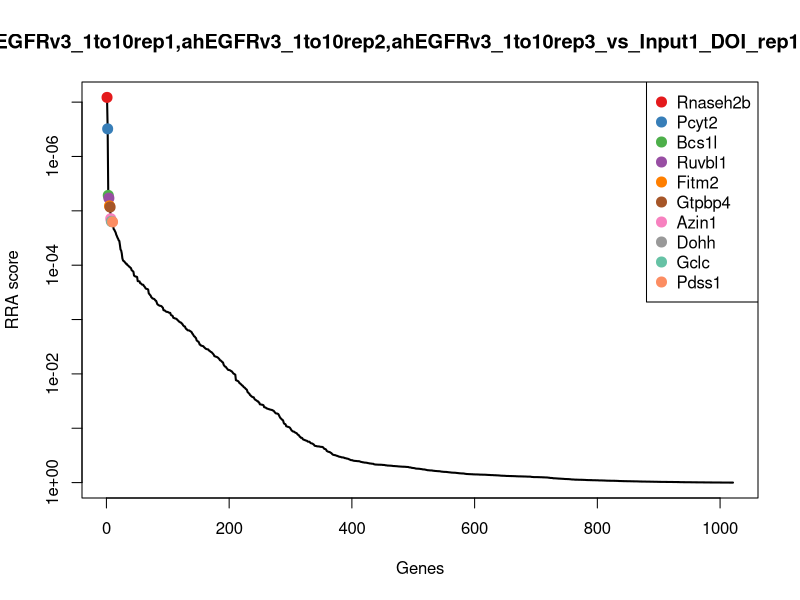
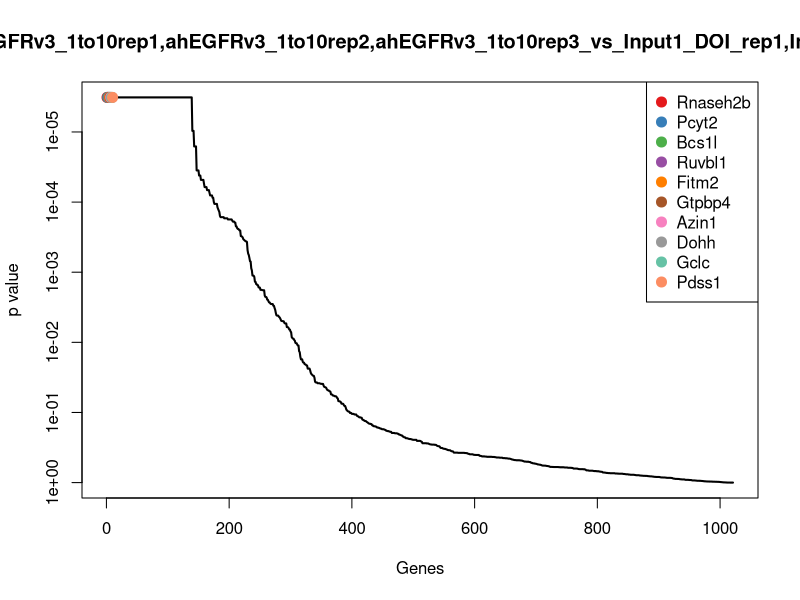
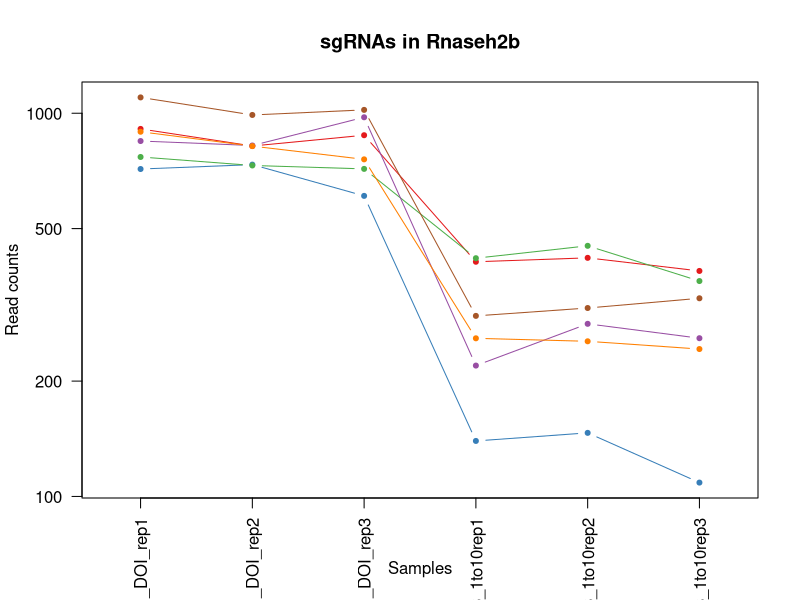
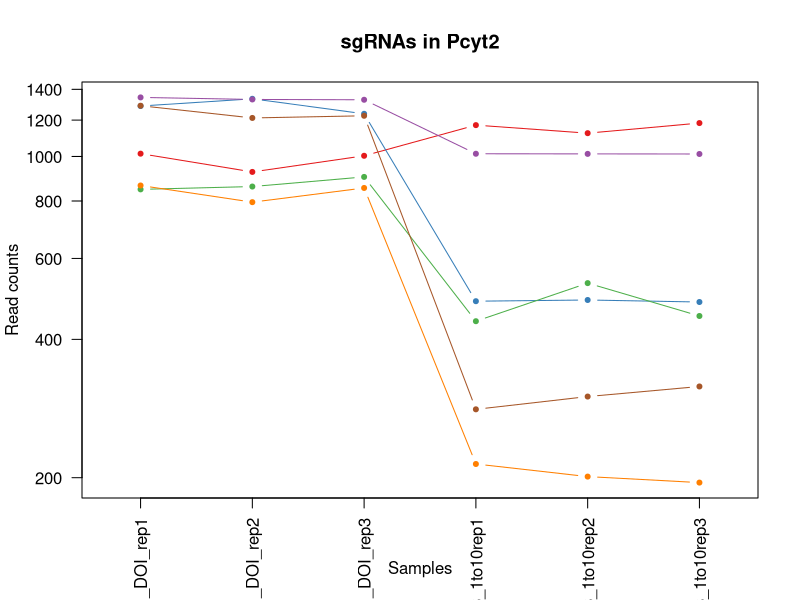
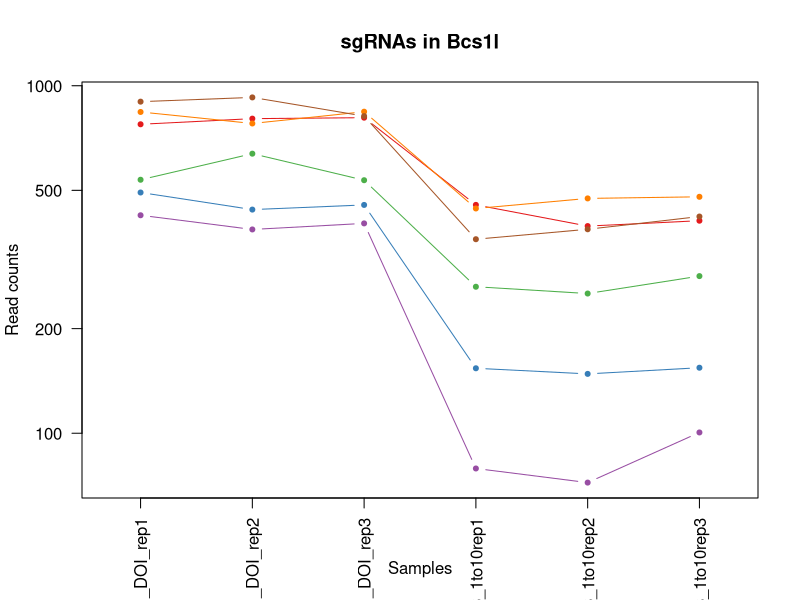
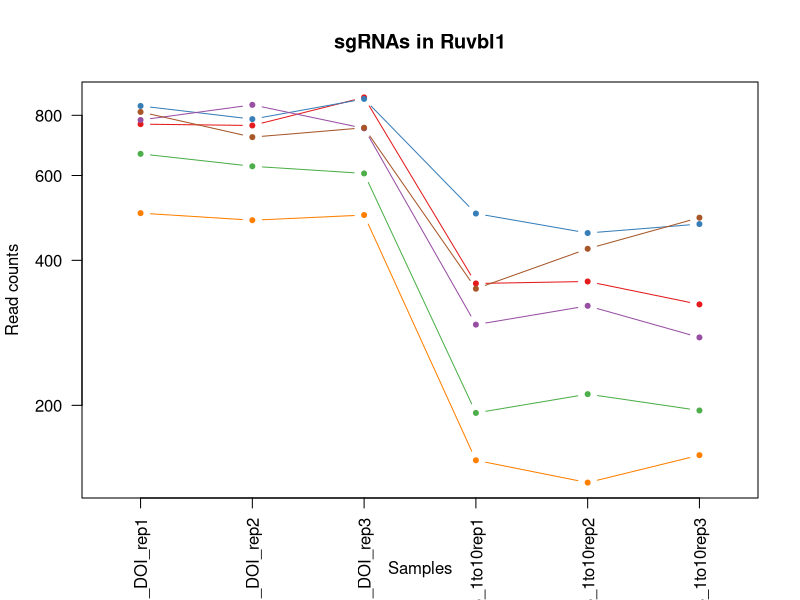
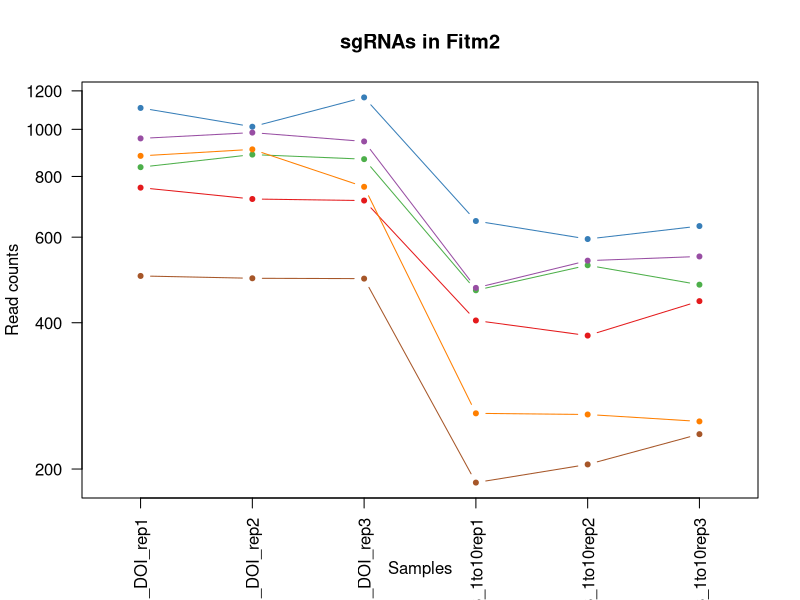
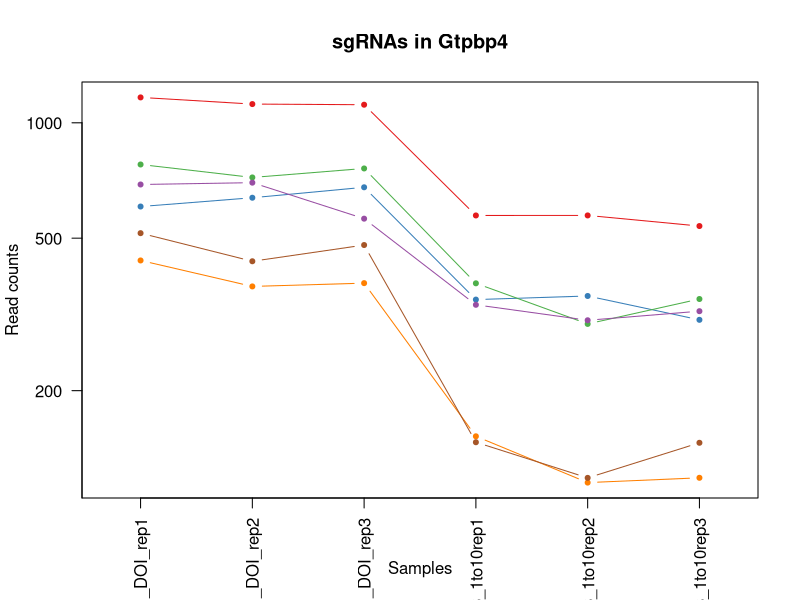

Source code (R) for these figures, in order: (Note: this script raises an error after producing the figures.)
pdf(file='egfr_1to10_v_Input1_DOI.pdf',width=4.5,height=4.5);
gstable=read.table('egfr_1to10_v_Input1_DOI.gene_summary.txt',header=T)
# 
#
# parameters
# Do not modify the variables beginning with "__"

# gstablename='__GENE_SUMMARY_FILE__'
startindex=3
# outputfile='__OUTPUT_FILE__'
targetgenelist=c("Rnaseh2b","Pcyt2","Bcs1l","Ruvbl1","Fitm2","Gtpbp4","Azin1","Dohh","Gclc","Pdss1")
# samplelabel=sub('.\\w+.\\w+$','',colnames(gstable)[startindex]);
samplelabel='ahEGFRv3_1to10rep1,ahEGFRv3_1to10rep2,ahEGFRv3_1to10rep3_vs_Input1_DOI_rep1,Input1_DOI_rep2,Input1_DOI_rep3 neg.'


# You need to write some codes in front of this code:
# gstable=read.table(gstablename,header=T)
# pdf(file=outputfile,width=6,height=6)


# set up color using RColorBrewer
#library(RColorBrewer)
#colors <- brewer.pal(length(targetgenelist), "Set1")

colors=c( "#E41A1C", "#377EB8", "#4DAF4A", "#984EA3", "#FF7F00",  "#A65628", "#F781BF",
          "#999999", "#66C2A5", "#FC8D62", "#8DA0CB", "#E78AC3", "#A6D854", "#FFD92F", "#E5C494", "#B3B3B3", 
          "#8DD3C7", "#FFFFB3", "#BEBADA", "#FB8072", "#80B1D3", "#FDB462", "#B3DE69", "#FCCDE5",
          "#D9D9D9", "#BC80BD", "#CCEBC5", "#FFED6F")

######
# function definition

plotrankedvalues<-function(val, tglist, ...){
  
  plot(val,log='y',ylim=c(max(val),min(val)),type='l',lwd=2, ...)
  if(length(tglist)>0){
    for(i in 1:length(tglist)){
      targetgene=tglist[i];
      tx=which(names(val)==targetgene);ty=val[targetgene];
      points(tx,ty,col=colors[(i %% length(colors)) ],cex=2,pch=20)
      # text(tx+50,ty,targetgene,col=colors[i])
    }
    legend('topright',tglist,pch=20,pt.cex = 2,cex=1,col=colors)
  }
}



plotrandvalues<-function(val,targetgenelist, ...){
  # choose the one with the best distance distribution
  
  mindiffvalue=0;
  randval=val;
  for(i in 1:20){
    randval0=sample(val)
    vindex=sort(which(names(randval0) %in% targetgenelist))
    if(max(vindex)>0.9*length(val)){
      # print('pass...')
      next;
    }
    mindiffind=min(diff(vindex));
    if (mindiffind > mindiffvalue){
      mindiffvalue=mindiffind;
      randval=randval0;
      # print(paste('Diff: ',mindiffvalue))
    }
  }
  plot(randval,log='y',ylim=c(max(randval),min(randval)),pch=20,col='grey', ...)
  
  if(length(targetgenelist)>0){
    for(i in 1:length(targetgenelist)){
      targetgene=targetgenelist[i];
      tx=which(names(randval)==targetgene);ty=randval[targetgene];
      points(tx,ty,col=colors[(i %% length(colors)) ],cex=2,pch=20)
      text(tx+50,ty,targetgene,col=colors[i])
    }
  }
  
}




# set.seed(1235)



pvec=gstable[,startindex]
names(pvec)=gstable[,'id']
pvec=sort(pvec);

plotrankedvalues(pvec,targetgenelist,xlab='Genes',ylab='RRA score',main=paste('Distribution of RRA scores in \\n',samplelabel))

# plotrandvalues(pvec,targetgenelist,xlab='Genes',ylab='RRA score',main=paste('Distribution of RRA scores in \\n',samplelabel))


pvec=gstable[,startindex+1]
names(pvec)=gstable[,'id']
pvec=sort(pvec);

plotrankedvalues(pvec,targetgenelist,xlab='Genes',ylab='p value',main=paste('Distribution of p values in \\n',samplelabel))

# plotrandvalues(pvec,targetgenelist,xlab='Genes',ylab='p value',main=paste('Distribution of p values in \\n',samplelabel))



# you need to write after this code:
# dev.off()






# parameters
# Do not modify the variables beginning with "__"
targetmat=list(c(909.0441040755952,820.3006946270589,875.2371874587499,408.64726904012514,418.3936698378102,386.67003274343614),c(714.2033087537002,733.3364856477992,607.5983128860199,138.5847260223033,145.52823298706443,107.68026228298221),c(767.8643802521893,729.635881010384,714.7594401804266,417.53090532360613,449.81453832365366,363.8287649864399),c(845.1618761012035,822.7677643853358,975.0078921811285,218.53745257363215,281.13408645228355,257.78002182895744),c(893.7123693617411,819.6839271874896,756.9904263063011,257.62545222094843,253.02067780705516,241.4648305739601),c(1098.7743211595389,988.6782056294552,1019.3504276132967,294.9367246115686,309.2474950975119,327.9353442254458))
targetgene="Rnaseh2b"
collabel=c("Input1_DOI_rep1","Input1_DOI_rep2","Input1_DOI_rep3","ahEGFRv3_1to10rep1","ahEGFRv3_1to10rep2","ahEGFRv3_1to10rep3")

# set up color using RColorBrewer
#library(RColorBrewer)
#colors <- brewer.pal(length(targetgenelist), "Set1")

colors=c( "#E41A1C", "#377EB8", "#4DAF4A", "#984EA3", "#FF7F00",  "#A65628", "#F781BF",
          "#999999", "#66C2A5", "#FC8D62", "#8DA0CB", "#E78AC3", "#A6D854", "#FFD92F", "#E5C494", "#B3B3B3", 
          "#8DD3C7", "#FFFFB3", "#BEBADA", "#FB8072", "#80B1D3", "#FDB462", "#B3DE69", "#FCCDE5",
          "#D9D9D9", "#BC80BD", "#CCEBC5", "#FFED6F")


## code

targetmatvec=unlist(targetmat)+1
yrange=range(targetmatvec[targetmatvec>0]);
# yrange[1]=1; # set the minimum value to 1
for(i in 1:length(targetmat)){
  vali=targetmat[[i]]+1;
  if(i==1){
    plot(1:length(vali),vali,type='b',las=1,pch=20,main=paste('sgRNAs in',targetgene),ylab='Read counts',xlab='Samples',xlim=c(0.7,length(vali)+0.3),ylim = yrange,col=colors[(i %% length(colors))],xaxt='n',log='y')
    axis(1,at=1:length(vali),labels=(collabel),las=2)
    # lines(0:100,rep(1,101),col='black');
  }else{
    lines(1:length(vali),vali,type='b',pch=20,col=colors[(i %% length(colors))])
  }
}




# parameters
# Do not modify the variables beginning with "__"
targetmat=list(c(1013.1721356738539,924.5343919142566,1002.4580331629469,1169.086534906097,1122.8826158888266,1181.2198468618049),c(1286.5880714042507,1334.0679717882167,1237.367893488124,483.2698138213654,486.19659657041973,481.2981420224205),c(847.0783429404352,859.1570433199196,901.6315537874214,437.0749051472643,529.1935744984161,448.6677595124259),c(1343.4432543014593,1329.7505997112323,1327.6366263321809,1012.7345363168318,1012.0827112282207,1011.5418578098329),c(863.6877222137771,794.3964621651518,853.0659197426656,213.20727080354354,200.10132035721358,194.15077593446793),c(1288.5045382434826,1211.9480187535119,1225.2264849769351,280.722906557999,299.3251155756666,314.883191221448))
targetgene="Pcyt2"
collabel=c("Input1_DOI_rep1","Input1_DOI_rep2","Input1_DOI_rep3","ahEGFRv3_1to10rep1","ahEGFRv3_1to10rep2","ahEGFRv3_1to10rep3")

# set up color using RColorBrewer
#library(RColorBrewer)
#colors <- brewer.pal(length(targetgenelist), "Set1")

colors=c( "#E41A1C", "#377EB8", "#4DAF4A", "#984EA3", "#FF7F00",  "#A65628", "#F781BF",
          "#999999", "#66C2A5", "#FC8D62", "#8DA0CB", "#E78AC3", "#A6D854", "#FFD92F", "#E5C494", "#B3B3B3", 
          "#8DD3C7", "#FFFFB3", "#BEBADA", "#FB8072", "#80B1D3", "#FDB462", "#B3DE69", "#FCCDE5",
          "#D9D9D9", "#BC80BD", "#CCEBC5", "#FFED6F")


## code

targetmatvec=unlist(targetmat)+1
yrange=range(targetmatvec[targetmatvec>0]);
# yrange[1]=1; # set the minimum value to 1
for(i in 1:length(targetmat)){
  vali=targetmat[[i]]+1;
  if(i==1){
    plot(1:length(vali),vali,type='b',las=1,pch=20,main=paste('sgRNAs in',targetgene),ylab='Read counts',xlab='Samples',xlim=c(0.7,length(vali)+0.3),ylim = yrange,col=colors[(i %% length(colors))],xaxt='n',log='y')
    axis(1,at=1:length(vali),labels=(collabel),las=2)
    # lines(0:100,rep(1,101),col='black');
  }else{
    lines(1:length(vali),vali,type='b',pch=20,col=colors[(i %% length(colors))])
  }
}




# parameters
# Do not modify the variables beginning with "__"
targetmat=list(c(773.6137807698846,803.0312063191208,808.195496983924,453.06545045753006,393.58772103319694,407.87978137493263),c(491.8931554028168,439.13841697328263,452.9273262000044,152.79854407587288,147.18196290737197,153.36279779697466),c(535.3330704254032,636.5039976354321,533.6940871657395,262.955633991037,251.36694788674762,282.2528087114534),c(422.90034919047366,384.8628822911915,400.6664808692347,78.17599929463263,71.11038657322466,99.52266665548356),c(839.4124755835081,777.7437412967829,840.9245112314768,442.4050869173529,472.96675720795935,478.03510377142106),c(898.8229475996925,924.5343919142566,816.6416942090989,360.67563310932786,385.3190714316592,419.30041525343074))
targetgene="Bcs1l"
collabel=c("Input1_DOI_rep1","Input1_DOI_rep2","Input1_DOI_rep3","ahEGFRv3_1to10rep1","ahEGFRv3_1to10rep2","ahEGFRv3_1to10rep3")

# set up color using RColorBrewer
#library(RColorBrewer)
#colors <- brewer.pal(length(targetgenelist), "Set1")

colors=c( "#E41A1C", "#377EB8", "#4DAF4A", "#984EA3", "#FF7F00",  "#A65628", "#F781BF",
          "#999999", "#66C2A5", "#FC8D62", "#8DA0CB", "#E78AC3", "#A6D854", "#FFD92F", "#E5C494", "#B3B3B3", 
          "#8DD3C7", "#FFFFB3", "#BEBADA", "#FB8072", "#80B1D3", "#FDB462", "#B3DE69", "#FCCDE5",
          "#D9D9D9", "#BC80BD", "#CCEBC5", "#FFED6F")


## code

targetmatvec=unlist(targetmat)+1
yrange=range(targetmatvec[targetmatvec>0]);
# yrange[1]=1; # set the minimum value to 1
for(i in 1:length(targetmat)){
  vali=targetmat[[i]]+1;
  if(i==1){
    plot(1:length(vali),vali,type='b',las=1,pch=20,main=paste('sgRNAs in',targetgene),ylab='Read counts',xlab='Samples',xlim=c(0.7,length(vali)+0.3),ylim = yrange,col=colors[(i %% length(colors))],xaxt='n',log='y')
    axis(1,at=1:length(vali),labels=(collabel),las=2)
    # lines(0:100,rep(1,101),col='black');
  }else{
    lines(1:length(vali),vali,type='b',pch=20,col=colors[(i %% length(colors))])
  }
}




# parameters
# Do not modify the variables beginning with "__"
targetmat=list(c(765.9479134129576,761.091020428414,870.4862015195889,357.12217859593545,360.51312262704596,323.04078684894665),c(835.5795419050446,784.5281831320443,864.1515536007078,499.26035913163116,454.7757280845763,474.77206552042156),c(664.3751709336747,626.0189511627555,604.9588762531528,191.8865437231892,210.02369987905888,194.15077593446793),c(781.2796481268116,840.0372526932738,750.6557783874199,293.15999735487236,320.82360453966476,275.72673220945444),c(500.19784503948773,483.5456726222663,495.6861996524524,152.79854407587288,137.25958338552667,156.62583604797413),c(811.9431175545196,719.7676019772765,752.7673276937137,348.23854231245446,421.7011296784253,489.4557376499192))
targetgene="Ruvbl1"
collabel=c("Input1_DOI_rep1","Input1_DOI_rep2","Input1_DOI_rep3","ahEGFRv3_1to10rep1","ahEGFRv3_1to10rep2","ahEGFRv3_1to10rep3")

# set up color using RColorBrewer
#library(RColorBrewer)
#colors <- brewer.pal(length(targetgenelist), "Set1")

colors=c( "#E41A1C", "#377EB8", "#4DAF4A", "#984EA3", "#FF7F00",  "#A65628", "#F781BF",
          "#999999", "#66C2A5", "#FC8D62", "#8DA0CB", "#E78AC3", "#A6D854", "#FFD92F", "#E5C494", "#B3B3B3", 
          "#8DD3C7", "#FFFFB3", "#BEBADA", "#FB8072", "#80B1D3", "#FDB462", "#B3DE69", "#FCCDE5",
          "#D9D9D9", "#BC80BD", "#CCEBC5", "#FFED6F")


## code

targetmatvec=unlist(targetmat)+1
yrange=range(targetmatvec[targetmatvec>0]);
# yrange[1]=1; # set the minimum value to 1
for(i in 1:length(targetmat)){
  vali=targetmat[[i]]+1;
  if(i==1){
    plot(1:length(vali),vali,type='b',las=1,pch=20,main=paste('sgRNAs in',targetgene),ylab='Read counts',xlab='Samples',xlim=c(0.7,length(vali)+0.3),ylim = yrange,col=colors[(i %% length(colors))],xaxt='n',log='y')
    axis(1,at=1:length(vali),labels=(collabel),las=2)
    # lines(0:100,rep(1,101),col='black');
  }else{
    lines(1:length(vali),vali,type='b',pch=20,col=colors[(i %% length(colors))])
  }
}




# parameters
# Do not modify the variables beginning with "__"
targetmat=list(c(757.6432237762866,717.9172996585688,712.6478908741328,403.31708727003655,375.3966919098139,442.14168301042696),c(1105.8013662367218,1011.4986008935163,1162.4078931146967,646.7287214374154,593.6890413904105,631.3979015683957),c(834.9407196253007,886.2948106609651,867.3188775601484,465.5025412544034,524.2323847374934,478.03510377142106),c(956.955775056389,983.7440661129015,943.3346525867225,470.832723024492,535.8084941796462,546.5589070424097),c(880.9359237668629,908.498438485457,760.6856375923152,259.40217947764467,257.9818675679778,249.62242620145878),c(498.281378200256,492.7971842158045,491.9909883664384,186.5563619531006,203.40878019782866,234.9387540719612))
targetgene="Fitm2"
collabel=c("Input1_DOI_rep1","Input1_DOI_rep2","Input1_DOI_rep3","ahEGFRv3_1to10rep1","ahEGFRv3_1to10rep2","ahEGFRv3_1to10rep3")

# set up color using RColorBrewer
#library(RColorBrewer)
#colors <- brewer.pal(length(targetgenelist), "Set1")

colors=c( "#E41A1C", "#377EB8", "#4DAF4A", "#984EA3", "#FF7F00",  "#A65628", "#F781BF",
          "#999999", "#66C2A5", "#FC8D62", "#8DA0CB", "#E78AC3", "#A6D854", "#FFD92F", "#E5C494", "#B3B3B3", 
          "#8DD3C7", "#FFFFB3", "#BEBADA", "#FB8072", "#80B1D3", "#FDB462", "#B3DE69", "#FCCDE5",
          "#D9D9D9", "#BC80BD", "#CCEBC5", "#FFED6F")


## code

targetmatvec=unlist(targetmat)+1
yrange=range(targetmatvec[targetmatvec>0]);
# yrange[1]=1; # set the minimum value to 1
for(i in 1:length(targetmat)){
  vali=targetmat[[i]]+1;
  if(i==1){
    plot(1:length(vali),vali,type='b',las=1,pch=20,main=paste('sgRNAs in',targetgene),ylab='Read counts',xlab='Samples',xlim=c(0.7,length(vali)+0.3),ylim = yrange,col=colors[(i %% length(colors))],xaxt='n',log='y')
    axis(1,at=1:length(vali),labels=(collabel),las=2)
    # lines(0:100,rep(1,101),col='black');
  }else{
    lines(1:length(vali),vali,type='b',pch=20,col=colors[(i %% length(colors))])
  }
}




# parameters
# Do not modify the variables beginning with "__"
targetmat=list(c(1163.9341936934184,1118.1993679389907,1113.842259069941,572.1061766561752,572.1905524264124,536.7697922894114),c(603.6870543580025,636.5039976354321,677.8073273202864,344.68508779906205,352.24447302550817,305.0940764684496),c(777.4467144483481,719.1508345377073,759.1019756125949,380.219632932986,297.671385655359,345.88205460594287),c(689.2892398436875,696.9472067132155,561.1442281475579,334.0247242588849,304.28630533658924,321.40926772344693),c(436.3156170650959,373.1443009393764,380.60676245944427,151.02181681917668,114.10736450122096,117.4693770359806),c(514.2519351938539,434.2042774567289,478.7938052021026,145.6916350490881,117.41482434183607,145.20520216947602))
targetgene="Gtpbp4"
collabel=c("Input1_DOI_rep1","Input1_DOI_rep2","Input1_DOI_rep3","ahEGFRv3_1to10rep1","ahEGFRv3_1to10rep2","ahEGFRv3_1to10rep3")

# set up color using RColorBrewer
#library(RColorBrewer)
#colors <- brewer.pal(length(targetgenelist), "Set1")

colors=c( "#E41A1C", "#377EB8", "#4DAF4A", "#984EA3", "#FF7F00",  "#A65628", "#F781BF",
          "#999999", "#66C2A5", "#FC8D62", "#8DA0CB", "#E78AC3", "#A6D854", "#FFD92F", "#E5C494", "#B3B3B3", 
          "#8DD3C7", "#FFFFB3", "#BEBADA", "#FB8072", "#80B1D3", "#FDB462", "#B3DE69", "#FCCDE5",
          "#D9D9D9", "#BC80BD", "#CCEBC5", "#FFED6F")


## code

targetmatvec=unlist(targetmat)+1
yrange=range(targetmatvec[targetmatvec>0]);
# yrange[1]=1; # set the minimum value to 1
for(i in 1:length(targetmat)){
  vali=targetmat[[i]]+1;
  if(i==1){
    plot(1:length(vali),vali,type='b',las=1,pch=20,main=paste('sgRNAs in',targetgene),ylab='Read counts',xlab='Samples',xlim=c(0.7,length(vali)+0.3),ylim = yrange,col=colors[(i %% length(colors))],xaxt='n',log='y')
    axis(1,at=1:length(vali),labels=(collabel),las=2)
    # lines(0:100,rep(1,101),col='black');
  }else{
    lines(1:length(vali),vali,type='b',pch=20,col=colors[(i %% length(colors))])
  }
}




# parameters
# Do not modify the variables beginning with "__"
targetmat=list(c(672.0410382906017,675.3603463282928,689.9487358314752,369.5592693928088,386.9728013519667,386.67003274343614),c(663.0975263741868,692.0130671966617,742.7374684888184,330.4712697454925,266.2505171695156,280.62128958595366),c(382.0157232868629,362.65925446669974,408.5847907678362,136.80799876560712,76.07157633414731,109.31178140848195),c(624.1293673098078,767.2586948241062,704.7295809755313,117.26399894194896,195.14013059629093,210.46596718946523),c(716.119775592932,668.5759044930314,662.4985948496568,314.48072443522676,272.86543685074577,316.5147103469477),c(596.0211870010754,696.3304392736462,619.7397213972089,259.40217947764467,229.86845892274948,241.4648305739601))
targetgene="Azin1"
collabel=c("Input1_DOI_rep1","Input1_DOI_rep2","Input1_DOI_rep3","ahEGFRv3_1to10rep1","ahEGFRv3_1to10rep2","ahEGFRv3_1to10rep3")

# set up color using RColorBrewer
#library(RColorBrewer)
#colors <- brewer.pal(length(targetgenelist), "Set1")

colors=c( "#E41A1C", "#377EB8", "#4DAF4A", "#984EA3", "#FF7F00",  "#A65628", "#F781BF",
          "#999999", "#66C2A5", "#FC8D62", "#8DA0CB", "#E78AC3", "#A6D854", "#FFD92F", "#E5C494", "#B3B3B3", 
          "#8DD3C7", "#FFFFB3", "#BEBADA", "#FB8072", "#80B1D3", "#FDB462", "#B3DE69", "#FCCDE5",
          "#D9D9D9", "#BC80BD", "#CCEBC5", "#FFED6F")


## code

targetmatvec=unlist(targetmat)+1
yrange=range(targetmatvec[targetmatvec>0]);
# yrange[1]=1; # set the minimum value to 1
for(i in 1:length(targetmat)){
  vali=targetmat[[i]]+1;
  if(i==1){
    plot(1:length(vali),vali,type='b',las=1,pch=20,main=paste('sgRNAs in',targetgene),ylab='Read counts',xlab='Samples',xlim=c(0.7,length(vali)+0.3),ylim = yrange,col=colors[(i %% length(colors))],xaxt='n',log='y')
    axis(1,at=1:length(vali),labels=(collabel),las=2)
    # lines(0:100,rep(1,101),col='black');
  }else{
    lines(1:length(vali),vali,type='b',pch=20,col=colors[(i %% length(colors))])
  }
}




# parameters
# Do not modify the variables beginning with "__"
targetmat=list(c(495.7260890812803,490.9468818970969,489.3515517335712,60.408726727670675,84.34022593568505,115.83785791048086),c(677.151616528553,536.587672425219,580.6760592307749,303.82036089504953,284.44154629289864,324.6723059744464),c(760.1985128952623,693.2466020758002,770.7154967972103,111.93381717186037,142.22077314644932,102.78570490648302),c(516.8072243128296,576.6775559972181,589.6501437825233,184.7796346964044,216.63861956028907,226.78115844446253),c(696.9551072006144,650.072881305955,744.8490177951122,332.2479970021887,294.36392581474394,293.6734425899515),c(915.4323268730344,879.5103688257037,897.408455174834,497.48363187493493,577.151742187335,557.9795409209079))
targetgene="Dohh"
collabel=c("Input1_DOI_rep1","Input1_DOI_rep2","Input1_DOI_rep3","ahEGFRv3_1to10rep1","ahEGFRv3_1to10rep2","ahEGFRv3_1to10rep3")

# set up color using RColorBrewer
#library(RColorBrewer)
#colors <- brewer.pal(length(targetgenelist), "Set1")

colors=c( "#E41A1C", "#377EB8", "#4DAF4A", "#984EA3", "#FF7F00",  "#A65628", "#F781BF",
          "#999999", "#66C2A5", "#FC8D62", "#8DA0CB", "#E78AC3", "#A6D854", "#FFD92F", "#E5C494", "#B3B3B3", 
          "#8DD3C7", "#FFFFB3", "#BEBADA", "#FB8072", "#80B1D3", "#FDB462", "#B3DE69", "#FCCDE5",
          "#D9D9D9", "#BC80BD", "#CCEBC5", "#FFED6F")


## code

targetmatvec=unlist(targetmat)+1
yrange=range(targetmatvec[targetmatvec>0]);
# yrange[1]=1; # set the minimum value to 1
for(i in 1:length(targetmat)){
  vali=targetmat[[i]]+1;
  if(i==1){
    plot(1:length(vali),vali,type='b',las=1,pch=20,main=paste('sgRNAs in',targetgene),ylab='Read counts',xlab='Samples',xlim=c(0.7,length(vali)+0.3),ylim = yrange,col=colors[(i %% length(colors))],xaxt='n',log='y')
    axis(1,at=1:length(vali),labels=(collabel),las=2)
    # lines(0:100,rep(1,101),col='black');
  }else{
    lines(1:length(vali),vali,type='b',pch=20,col=colors[(i %% length(colors))])
  }
}




# parameters
# Do not modify the variables beginning with "__"
targetmat=list(c(785.7514040850191,807.3485783961053,753.8231023468605,326.9178152321001,249.71321796644008,247.99090707595906),c(634.9893460654544,668.5759044930314,661.44282019651,337.5781787722773,456.4294580048838,354.03965023344153),c(677.7904388082969,832.6360434184433,843.563947864344,309.1505426651381,287.7490061335137,290.41040433895205),c(643.9328579818692,788.8455552090288,699.450707709797,218.53745257363215,266.2505171695156,221.88660106796334),c(877.1029900883993,758.6239506701371,805.5560603510569,341.1316332856697,325.7847943005874,246.3593879504593),c(825.358385429142,724.084974054261,736.9307078965107,556.1156313459094,547.3846036217991,538.4013114149111))
targetgene="Gclc"
collabel=c("Input1_DOI_rep1","Input1_DOI_rep2","Input1_DOI_rep3","ahEGFRv3_1to10rep1","ahEGFRv3_1to10rep2","ahEGFRv3_1to10rep3")

# set up color using RColorBrewer
#library(RColorBrewer)
#colors <- brewer.pal(length(targetgenelist), "Set1")

colors=c( "#E41A1C", "#377EB8", "#4DAF4A", "#984EA3", "#FF7F00",  "#A65628", "#F781BF",
          "#999999", "#66C2A5", "#FC8D62", "#8DA0CB", "#E78AC3", "#A6D854", "#FFD92F", "#E5C494", "#B3B3B3", 
          "#8DD3C7", "#FFFFB3", "#BEBADA", "#FB8072", "#80B1D3", "#FDB462", "#B3DE69", "#FCCDE5",
          "#D9D9D9", "#BC80BD", "#CCEBC5", "#FFED6F")


## code

targetmatvec=unlist(targetmat)+1
yrange=range(targetmatvec[targetmatvec>0]);
# yrange[1]=1; # set the minimum value to 1
for(i in 1:length(targetmat)){
  vali=targetmat[[i]]+1;
  if(i==1){
    plot(1:length(vali),vali,type='b',las=1,pch=20,main=paste('sgRNAs in',targetgene),ylab='Read counts',xlab='Samples',xlim=c(0.7,length(vali)+0.3),ylim = yrange,col=colors[(i %% length(colors))],xaxt='n',log='y')
    axis(1,at=1:length(vali),labels=(collabel),las=2)
    # lines(0:100,rep(1,101),col='black');
  }else{
    lines(1:length(vali),vali,type='b',pch=20,col=colors[(i %% length(colors))])
  }
}




# parameters
# Do not modify the variables beginning with "__"
targetmat=list(c(877.7418123681432,924.5343919142566,843.563947864344,492.15345010484634,393.58772103319694,334.46142072744476),c(734.0067994257616,862.2408805177656,826.1436660874207,339.35490602897346,342.32209350366287,334.46142072744476),c(537.249537264635,513.767277161158,498.32563628531955,161.68218035935385,181.91029123383052,194.15077593446793),c(537.249537264635,534.7373701065113,513.1064814293757,278.94617930130283,261.28932740859295,228.41267756996228),c(838.1348310240203,884.4445083422574,869.9583141930156,390.87999647316315,429.96977927996306,442.14168301042696),c(816.4148735127271,841.2707875724122,837.7571872720362,529.4647224954665,512.6562752953406,502.507890653917))
targetgene="Pdss1"
collabel=c("Input1_DOI_rep1","Input1_DOI_rep2","Input1_DOI_rep3","ahEGFRv3_1to10rep1","ahEGFRv3_1to10rep2","ahEGFRv3_1to10rep3")

# set up color using RColorBrewer
#library(RColorBrewer)
#colors <- brewer.pal(length(targetgenelist), "Set1")

colors=c( "#E41A1C", "#377EB8", "#4DAF4A", "#984EA3", "#FF7F00",  "#A65628", "#F781BF",
          "#999999", "#66C2A5", "#FC8D62", "#8DA0CB", "#E78AC3", "#A6D854", "#FFD92F", "#E5C494", "#B3B3B3", 
          "#8DD3C7", "#FFFFB3", "#BEBADA", "#FB8072", "#80B1D3", "#FDB462", "#B3DE69", "#FCCDE5",
          "#D9D9D9", "#BC80BD", "#CCEBC5", "#FFED6F")


## code

targetmatvec=unlist(targetmat)+1
yrange=range(targetmatvec[targetmatvec>0]);
# yrange[1]=1; # set the minimum value to 1
for(i in 1:length(targetmat)){
  vali=targetmat[[i]]+1;
  if(i==1){
    plot(1:length(vali),vali,type='b',las=1,pch=20,main=paste('sgRNAs in',targetgene),ylab='Read counts',xlab='Samples',xlim=c(0.7,length(vali)+0.3),ylim = yrange,col=colors[(i %% length(colors))],xaxt='n',log='y')
    axis(1,at=1:length(vali),labels=(collabel),las=2)
    # lines(0:100,rep(1,101),col='black');
  }else{
    lines(1:length(vali),vali,type='b',pch=20,col=colors[(i %% length(colors))])
  }
}



# 
#
# parameters
# Do not modify the variables beginning with "__"

# gstablename='__GENE_SUMMARY_FILE__'
startindex=9
# outputfile='__OUTPUT_FILE__'
targetgenelist=c("Nprl3","Nprl2","Tsc2","Arl15","Zfp36l2","Tsc1","Mark2","Depdc5","Hic2","Jak2")
# samplelabel=sub('.\\w+.\\w+$','',colnames(gstable)[startindex]);
samplelabel='ahEGFRv3_1to10rep1,ahEGFRv3_1to10rep2,ahEGFRv3_1to10rep3_vs_Input1_DOI_rep1,Input1_DOI_rep2,Input1_DOI_rep3 pos.'


# You need to write some codes in front of this code:
# gstable=read.table(gstablename,header=T)
# pdf(file=outputfile,width=6,height=6)


# set up color using RColorBrewer
#library(RColorBrewer)
#colors <- brewer.pal(length(targetgenelist), "Set1")

colors=c( "#E41A1C", "#377EB8", "#4DAF4A", "#984EA3", "#FF7F00",  "#A65628", "#F781BF",
          "#999999", "#66C2A5", "#FC8D62", "#8DA0CB", "#E78AC3", "#A6D854", "#FFD92F", "#E5C494", "#B3B3B3", 
          "#8DD3C7", "#FFFFB3", "#BEBADA", "#FB8072", "#80B1D3", "#FDB462", "#B3DE69", "#FCCDE5",
          "#D9D9D9", "#BC80BD", "#CCEBC5", "#FFED6F")

######
# function definition

plotrankedvalues<-function(val, tglist, ...){
  
  plot(val,log='y',ylim=c(max(val),min(val)),type='l',lwd=2, ...)
  if(length(tglist)>0){
    for(i in 1:length(tglist)){
      targetgene=tglist[i];
      tx=which(names(val)==targetgene);ty=val[targetgene];
      points(tx,ty,col=colors[(i %% length(colors)) ],cex=2,pch=20)
      # text(tx+50,ty,targetgene,col=colors[i])
    }
    legend('topright',tglist,pch=20,pt.cex = 2,cex=1,col=colors)
  }
}



plotrandvalues<-function(val,targetgenelist, ...){
  # choose the one with the best distance distribution
  
  mindiffvalue=0;
  randval=val;
  for(i in 1:20){
    randval0=sample(val)
    vindex=sort(which(names(randval0) %in% targetgenelist))
    if(max(vindex)>0.9*length(val)){
      # print('pass...')
      next;
    }
    mindiffind=min(diff(vindex));
    if (mindiffind > mindiffvalue){
      mindiffvalue=mindiffind;
      randval=randval0;
      # print(paste('Diff: ',mindiffvalue))
    }
  }
  plot(randval,log='y',ylim=c(max(randval),min(randval)),pch=20,col='grey', ...)
  
  if(length(targetgenelist)>0){
    for(i in 1:length(targetgenelist)){
      targetgene=targetgenelist[i];
      tx=which(names(randval)==targetgene);ty=randval[targetgene];
      points(tx,ty,col=colors[(i %% length(colors)) ],cex=2,pch=20)
      text(tx+50,ty,targetgene,col=colors[i])
    }
  }
  
}




# set.seed(1235)



pvec=gstable[,startindex]
names(pvec)=gstable[,'id']
pvec=sort(pvec);

plotrankedvalues(pvec,targetgenelist,xlab='Genes',ylab='RRA score',main=paste('Distribution of RRA scores in \\n',samplelabel))

# plotrandvalues(pvec,targetgenelist,xlab='Genes',ylab='RRA score',main=paste('Distribution of RRA scores in \\n',samplelabel))


pvec=gstable[,startindex+1]
names(pvec)=gstable[,'id']
pvec=sort(pvec);

plotrankedvalues(pvec,targetgenelist,xlab='Genes',ylab='p value',main=paste('Distribution of p values in \\n',samplelabel))

# plotrandvalues(pvec,targetgenelist,xlab='Genes',ylab='p value',main=paste('Distribution of p values in \\n',samplelabel))



# you need to write after this code:
# dev.off()






# parameters
# Do not modify the variables beginning with "__"
targetmat=list(c(968.4545760917796,978.1931591567785,1210.9735271594525,2729.0530662853575,2614.547004006237,2719.742382208051),c(1033.6144486256592,1079.9597866856993,1090.0873293741365,1710.988348198437,1921.6341673973734,1853.4057265676938),c(1190.764729442663,1253.8882046442186,1249.5093019993128,2553.157067872434,2417.753143489638,2448.9102073750955),c(1114.7448781531368,1102.7801819497604,1089.5594420475632,1988.1578002430435,2105.1981885515115,2145.4476500321457),c(1294.8927610409216,1289.6607161392333,1150.7943719300813,2297.3083429081817,2512.0157489471685,2386.912480606106),c(1075.7767190887578,1149.0377399174517,1022.5177515727373,1879.7774375845756,1835.6402115413807,1781.6188850457058))
targetgene="Nprl3"
collabel=c("Input1_DOI_rep1","Input1_DOI_rep2","Input1_DOI_rep3","ahEGFRv3_1to10rep1","ahEGFRv3_1to10rep2","ahEGFRv3_1to10rep3")

# set up color using RColorBrewer
#library(RColorBrewer)
#colors <- brewer.pal(length(targetgenelist), "Set1")

colors=c( "#E41A1C", "#377EB8", "#4DAF4A", "#984EA3", "#FF7F00",  "#A65628", "#F781BF",
          "#999999", "#66C2A5", "#FC8D62", "#8DA0CB", "#E78AC3", "#A6D854", "#FFD92F", "#E5C494", "#B3B3B3", 
          "#8DD3C7", "#FFFFB3", "#BEBADA", "#FB8072", "#80B1D3", "#FDB462", "#B3DE69", "#FCCDE5",
          "#D9D9D9", "#BC80BD", "#CCEBC5", "#FFED6F")


## code

targetmatvec=unlist(targetmat)+1
yrange=range(targetmatvec[targetmatvec>0]);
# yrange[1]=1; # set the minimum value to 1
for(i in 1:length(targetmat)){
  vali=targetmat[[i]]+1;
  if(i==1){
    plot(1:length(vali),vali,type='b',las=1,pch=20,main=paste('sgRNAs in',targetgene),ylab='Read counts',xlab='Samples',xlim=c(0.7,length(vali)+0.3),ylim = yrange,col=colors[(i %% length(colors))],xaxt='n',log='y')
    axis(1,at=1:length(vali),labels=(collabel),las=2)
    # lines(0:100,rep(1,101),col='black');
  }else{
    lines(1:length(vali),vali,type='b',pch=20,col=colors[(i %% length(colors))])
  }
}




# parameters
# Do not modify the variables beginning with "__"
targetmat=list(c(1127.5213237480152,1046.0375775093923,1097.4777519461645,1901.09816466493,1685.1507887933935,1810.9862293047008),c(606.881165756722,539.671509623065,574.8692986384672,943.4421733056802,810.3276609506996,903.8615955268507),c(935.2358175450959,984.9776009920399,943.3346525867225,2458.9905232675355,2559.973916636088,2776.8455516005415),c(696.3162849208705,706.8154857463229,723.2056374056015,1236.6021706605525,1271.718308716506,1241.586054505295),c(996.562756400512,977.5763917172093,1067.388174331479,2043.2363452006257,1936.5177366801413,2052.451059878661),c(962.0663532943404,886.9115781005344,979.2309907937158,1769.6203476694116,1779.413394250924,1990.4533331096713))
targetgene="Nprl2"
collabel=c("Input1_DOI_rep1","Input1_DOI_rep2","Input1_DOI_rep3","ahEGFRv3_1to10rep1","ahEGFRv3_1to10rep2","ahEGFRv3_1to10rep3")

# set up color using RColorBrewer
#library(RColorBrewer)
#colors <- brewer.pal(length(targetgenelist), "Set1")

colors=c( "#E41A1C", "#377EB8", "#4DAF4A", "#984EA3", "#FF7F00",  "#A65628", "#F781BF",
          "#999999", "#66C2A5", "#FC8D62", "#8DA0CB", "#E78AC3", "#A6D854", "#FFD92F", "#E5C494", "#B3B3B3", 
          "#8DD3C7", "#FFFFB3", "#BEBADA", "#FB8072", "#80B1D3", "#FDB462", "#B3DE69", "#FCCDE5",
          "#D9D9D9", "#BC80BD", "#CCEBC5", "#FFED6F")


## code

targetmatvec=unlist(targetmat)+1
yrange=range(targetmatvec[targetmatvec>0]);
# yrange[1]=1; # set the minimum value to 1
for(i in 1:length(targetmat)){
  vali=targetmat[[i]]+1;
  if(i==1){
    plot(1:length(vali),vali,type='b',las=1,pch=20,main=paste('sgRNAs in',targetgene),ylab='Read counts',xlab='Samples',xlim=c(0.7,length(vali)+0.3),ylim = yrange,col=colors[(i %% length(colors))],xaxt='n',log='y')
    axis(1,at=1:length(vali),labels=(collabel),las=2)
    # lines(0:100,rep(1,101),col='black');
  }else{
    lines(1:length(vali),vali,type='b',pch=20,col=colors[(i %% length(colors))])
  }
}




# parameters
# Do not modify the variables beginning with "__"
targetmat=list(c(1069.3884962913187,1086.7442285209606,1160.8242311349763,1366.303260399375,1322.9839362460402,1373.7391036707731),c(1048.3073610597694,1069.4747402130226,1092.7267660070038,1975.7207094461703,2024.1654224564413,2088.344480639655),c(1112.1895890341611,1099.6963447519142,1217.8360624049071,2334.619615298802,2363.180056119489,2264.548546193626),c(719.3138869916515,799.3306016817055,703.6738063223845,620.0778125869725,687.9516468479409,646.0815736978933),c(1368.996145491216,1342.0859485026167,1367.2281758251881,2839.2101562005214,3066.015272250198,3137.411278335982),c(1091.7472760823557,1190.9779258081585,1129.678878867144,2052.1199814841066,1959.669955564447,1975.7696609801737))
targetgene="Tsc2"
collabel=c("Input1_DOI_rep1","Input1_DOI_rep2","Input1_DOI_rep3","ahEGFRv3_1to10rep1","ahEGFRv3_1to10rep2","ahEGFRv3_1to10rep3")

# set up color using RColorBrewer
#library(RColorBrewer)
#colors <- brewer.pal(length(targetgenelist), "Set1")

colors=c( "#E41A1C", "#377EB8", "#4DAF4A", "#984EA3", "#FF7F00",  "#A65628", "#F781BF",
          "#999999", "#66C2A5", "#FC8D62", "#8DA0CB", "#E78AC3", "#A6D854", "#FFD92F", "#E5C494", "#B3B3B3", 
          "#8DD3C7", "#FFFFB3", "#BEBADA", "#FB8072", "#80B1D3", "#FDB462", "#B3DE69", "#FCCDE5",
          "#D9D9D9", "#BC80BD", "#CCEBC5", "#FFED6F")


## code

targetmatvec=unlist(targetmat)+1
yrange=range(targetmatvec[targetmatvec>0]);
# yrange[1]=1; # set the minimum value to 1
for(i in 1:length(targetmat)){
  vali=targetmat[[i]]+1;
  if(i==1){
    plot(1:length(vali),vali,type='b',las=1,pch=20,main=paste('sgRNAs in',targetgene),ylab='Read counts',xlab='Samples',xlim=c(0.7,length(vali)+0.3),ylim = yrange,col=colors[(i %% length(colors))],xaxt='n',log='y')
    axis(1,at=1:length(vali),labels=(collabel),las=2)
    # lines(0:100,rep(1,101),col='black');
  }else{
    lines(1:length(vali),vali,type='b',pch=20,col=colors[(i %% length(colors))])
  }
}




# parameters
# Do not modify the variables beginning with "__"
targetmat=list(c(997.8404009599998,1014.5824380913623,901.103666460848,1671.9003485511207,1812.487992657075,1706.5690052727182),c(1370.2737900507038,1239.7025535341265,1284.877752879733,2137.402889805524,2146.5414365592,2103.0281527691527),c(1065.555562612855,1067.624437894315,1077.9459208629476,1284.57380659135,1422.2077314644932,1403.1064479297684),c(1123.6883900695516,1165.0736933462513,997.7070472237859,1504.8879864216783,1549.5449353281745,1611.9408959937339),c(1408.603126835339,1415.4812738113535,1363.0050772126008,2457.2137960108394,2713.7707992246897,2391.807037982605),c(1115.3837004328807,1189.1276234894508,1127.0394422342767,1543.9759860689946,1536.3150959657141,1505.8921528362514))
targetgene="Arl15"
collabel=c("Input1_DOI_rep1","Input1_DOI_rep2","Input1_DOI_rep3","ahEGFRv3_1to10rep1","ahEGFRv3_1to10rep2","ahEGFRv3_1to10rep3")

# set up color using RColorBrewer
#library(RColorBrewer)
#colors <- brewer.pal(length(targetgenelist), "Set1")

colors=c( "#E41A1C", "#377EB8", "#4DAF4A", "#984EA3", "#FF7F00",  "#A65628", "#F781BF",
          "#999999", "#66C2A5", "#FC8D62", "#8DA0CB", "#E78AC3", "#A6D854", "#FFD92F", "#E5C494", "#B3B3B3", 
          "#8DD3C7", "#FFFFB3", "#BEBADA", "#FB8072", "#80B1D3", "#FDB462", "#B3DE69", "#FCCDE5",
          "#D9D9D9", "#BC80BD", "#CCEBC5", "#FFED6F")


## code

targetmatvec=unlist(targetmat)+1
yrange=range(targetmatvec[targetmatvec>0]);
# yrange[1]=1; # set the minimum value to 1
for(i in 1:length(targetmat)){
  vali=targetmat[[i]]+1;
  if(i==1){
    plot(1:length(vali),vali,type='b',las=1,pch=20,main=paste('sgRNAs in',targetgene),ylab='Read counts',xlab='Samples',xlim=c(0.7,length(vali)+0.3),ylim = yrange,col=colors[(i %% length(colors))],xaxt='n',log='y')
    axis(1,at=1:length(vali),labels=(collabel),las=2)
    # lines(0:100,rep(1,101),col='black');
  }else{
    lines(1:length(vali),vali,type='b',pch=20,col=colors[(i %% length(colors))])
  }
}




# parameters
# Do not modify the variables beginning with "__"
targetmat=list(c(877.1029900883993,721.6179042959841,800.8050744118959,984.3069002096927,1028.6200104312961,1050.6983168218264),c(1145.4083475808447,1124.9838097742522,1157.1290198489623,2149.8399806023976,2194.499604248119,2094.870557141654),c(1173.5165278895772,1252.037902325511,1130.2067661937174,2091.207981131423,2103.5444586312037,2169.9204369146414),c(903.2947035579,1010.2650660143778,961.2828216902192,1570.6268949194375,1440.3987605878763,1531.996458844247),c(1116.6613449923684,1187.277321170743,1182.467611524487,1446.2559869507038,1647.11500062632,1603.7833003662352),c(802.9996056381049,766.641927384537,757.5183136328745,980.7534456963003,1022.005090750066,846.7584261343602))
targetgene="Zfp36l2"
collabel=c("Input1_DOI_rep1","Input1_DOI_rep2","Input1_DOI_rep3","ahEGFRv3_1to10rep1","ahEGFRv3_1to10rep2","ahEGFRv3_1to10rep3")

# set up color using RColorBrewer
#library(RColorBrewer)
#colors <- brewer.pal(length(targetgenelist), "Set1")

colors=c( "#E41A1C", "#377EB8", "#4DAF4A", "#984EA3", "#FF7F00",  "#A65628", "#F781BF",
          "#999999", "#66C2A5", "#FC8D62", "#8DA0CB", "#E78AC3", "#A6D854", "#FFD92F", "#E5C494", "#B3B3B3", 
          "#8DD3C7", "#FFFFB3", "#BEBADA", "#FB8072", "#80B1D3", "#FDB462", "#B3DE69", "#FCCDE5",
          "#D9D9D9", "#BC80BD", "#CCEBC5", "#FFED6F")


## code

targetmatvec=unlist(targetmat)+1
yrange=range(targetmatvec[targetmatvec>0]);
# yrange[1]=1; # set the minimum value to 1
for(i in 1:length(targetmat)){
  vali=targetmat[[i]]+1;
  if(i==1){
    plot(1:length(vali),vali,type='b',las=1,pch=20,main=paste('sgRNAs in',targetgene),ylab='Read counts',xlab='Samples',xlim=c(0.7,length(vali)+0.3),ylim = yrange,col=colors[(i %% length(colors))],xaxt='n',log='y')
    axis(1,at=1:length(vali),labels=(collabel),las=2)
    # lines(0:100,rep(1,101),col='black');
  }else{
    lines(1:length(vali),vali,type='b',pch=20,col=colors[(i %% length(colors))])
  }
}




# parameters
# Do not modify the variables beginning with "__"
targetmat=list(c(951.2063745386938,938.1032755847793,1026.7408501853247,1297.0108973882232,1187.378082780821,1331.3196064077802),c(986.3415999246092,948.588322057456,992.4281739580516,1600.8312582832727,1617.347862060784,1491.2084807067538),c(868.1594781719845,943.6541825409023,937.0000046678414,1289.9039883614385,1407.3241621817251,1429.210753937764),c(671.4022160108577,656.240555701647,674.6400033608458,1368.0799876560711,1236.9899803900475,1208.9556719953002),c(985.7027776448654,959.6901359697019,921.1633848706384,1392.9541692498178,1308.100366963272,1429.210753937764),c(693.1221735221509,679.6777184052773,702.6180316692377,881.2567193213133,821.9037703928524,921.8083059073477))
targetgene="Tsc1"
collabel=c("Input1_DOI_rep1","Input1_DOI_rep2","Input1_DOI_rep3","ahEGFRv3_1to10rep1","ahEGFRv3_1to10rep2","ahEGFRv3_1to10rep3")

# set up color using RColorBrewer
#library(RColorBrewer)
#colors <- brewer.pal(length(targetgenelist), "Set1")

colors=c( "#E41A1C", "#377EB8", "#4DAF4A", "#984EA3", "#FF7F00",  "#A65628", "#F781BF",
          "#999999", "#66C2A5", "#FC8D62", "#8DA0CB", "#E78AC3", "#A6D854", "#FFD92F", "#E5C494", "#B3B3B3", 
          "#8DD3C7", "#FFFFB3", "#BEBADA", "#FB8072", "#80B1D3", "#FDB462", "#B3DE69", "#FCCDE5",
          "#D9D9D9", "#BC80BD", "#CCEBC5", "#FFED6F")


## code

targetmatvec=unlist(targetmat)+1
yrange=range(targetmatvec[targetmatvec>0]);
# yrange[1]=1; # set the minimum value to 1
for(i in 1:length(targetmat)){
  vali=targetmat[[i]]+1;
  if(i==1){
    plot(1:length(vali),vali,type='b',las=1,pch=20,main=paste('sgRNAs in',targetgene),ylab='Read counts',xlab='Samples',xlim=c(0.7,length(vali)+0.3),ylim = yrange,col=colors[(i %% length(colors))],xaxt='n',log='y')
    axis(1,at=1:length(vali),labels=(collabel),las=2)
    # lines(0:100,rep(1,101),col='black');
  }else{
    lines(1:length(vali),vali,type='b',pch=20,col=colors[(i %% length(colors))])
  }
}




# parameters
# Do not modify the variables beginning with "__"
targetmat=list(c(1199.7082413590779,1113.8819958620063,1241.063104774138,1625.7054398770197,1533.007636125099,1669.0440653862242),c(639.4611020236619,626.0189511627555,672.0005667279786,1044.7156269373634,929.3962152128432,1016.4364151863322),c(749.3385341396157,801.7976714399823,854.649581722386,1082.0268993279835,1035.2349301125264,1102.9069288378178),c(1177.9882838477847,1198.379135082989,1276.9594429811314,1981.0508912162588,1903.4431382739901,1778.3558467947064),c(960.1498864551087,869.025322353027,928.025920116093,1028.7250816270976,1136.112455251287,1168.167693857807),c(505.947245557183,513.1505097215887,609.7098621923136,724.9047207320481,699.5277562900937,659.1337267018912))
targetgene="Mark2"
collabel=c("Input1_DOI_rep1","Input1_DOI_rep2","Input1_DOI_rep3","ahEGFRv3_1to10rep1","ahEGFRv3_1to10rep2","ahEGFRv3_1to10rep3")

# set up color using RColorBrewer
#library(RColorBrewer)
#colors <- brewer.pal(length(targetgenelist), "Set1")

colors=c( "#E41A1C", "#377EB8", "#4DAF4A", "#984EA3", "#FF7F00",  "#A65628", "#F781BF",
          "#999999", "#66C2A5", "#FC8D62", "#8DA0CB", "#E78AC3", "#A6D854", "#FFD92F", "#E5C494", "#B3B3B3", 
          "#8DD3C7", "#FFFFB3", "#BEBADA", "#FB8072", "#80B1D3", "#FDB462", "#B3DE69", "#FCCDE5",
          "#D9D9D9", "#BC80BD", "#CCEBC5", "#FFED6F")


## code

targetmatvec=unlist(targetmat)+1
yrange=range(targetmatvec[targetmatvec>0]);
# yrange[1]=1; # set the minimum value to 1
for(i in 1:length(targetmat)){
  vali=targetmat[[i]]+1;
  if(i==1){
    plot(1:length(vali),vali,type='b',las=1,pch=20,main=paste('sgRNAs in',targetgene),ylab='Read counts',xlab='Samples',xlim=c(0.7,length(vali)+0.3),ylim = yrange,col=colors[(i %% length(colors))],xaxt='n',log='y')
    axis(1,at=1:length(vali),labels=(collabel),las=2)
    # lines(0:100,rep(1,101),col='black');
  }else{
    lines(1:length(vali),vali,type='b',pch=20,col=colors[(i %% length(colors))])
  }
}




# parameters
# Do not modify the variables beginning with "__"
targetmat=list(c(971.0098652107553,914.0493454415799,911.1335256657432,737.3418115289214,732.6023546962447,726.0260108473801),c(1282.1163154460432,1352.5709949752934,1267.985358429383,1691.4443483747789,1792.6432336133844,1758.7776172887095),c(644.5716802616132,588.3961373490332,587.0107071496561,986.0836274663889,970.739463220532,995.2266665548357),c(667.5692823323942,653.7734859433702,655.6360596042023,705.3607209083899,783.8679822257787,717.8684152198814),c(588.9941419238924,566.1925095245414,627.6580312958104,1405.3912600466913,1367.634644094344,1347.6347976627774),c(791.5008046027143,755.5401134722911,774.4107080832243,1348.535987832413,1448.6674101894139,1442.262906941762))
targetgene="Depdc5"
collabel=c("Input1_DOI_rep1","Input1_DOI_rep2","Input1_DOI_rep3","ahEGFRv3_1to10rep1","ahEGFRv3_1to10rep2","ahEGFRv3_1to10rep3")

# set up color using RColorBrewer
#library(RColorBrewer)
#colors <- brewer.pal(length(targetgenelist), "Set1")

colors=c( "#E41A1C", "#377EB8", "#4DAF4A", "#984EA3", "#FF7F00",  "#A65628", "#F781BF",
          "#999999", "#66C2A5", "#FC8D62", "#8DA0CB", "#E78AC3", "#A6D854", "#FFD92F", "#E5C494", "#B3B3B3", 
          "#8DD3C7", "#FFFFB3", "#BEBADA", "#FB8072", "#80B1D3", "#FDB462", "#B3DE69", "#FCCDE5",
          "#D9D9D9", "#BC80BD", "#CCEBC5", "#FFED6F")


## code

targetmatvec=unlist(targetmat)+1
yrange=range(targetmatvec[targetmatvec>0]);
# yrange[1]=1; # set the minimum value to 1
for(i in 1:length(targetmat)){
  vali=targetmat[[i]]+1;
  if(i==1){
    plot(1:length(vali),vali,type='b',las=1,pch=20,main=paste('sgRNAs in',targetgene),ylab='Read counts',xlab='Samples',xlim=c(0.7,length(vali)+0.3),ylim = yrange,col=colors[(i %% length(colors))],xaxt='n',log='y')
    axis(1,at=1:length(vali),labels=(collabel),las=2)
    # lines(0:100,rep(1,101),col='black');
  }else{
    lines(1:length(vali),vali,type='b',pch=20,col=colors[(i %% length(colors))])
  }
}




# parameters
# Do not modify the variables beginning with "__"
targetmat=list(c(879.658279207375,854.2229038033659,849.3707084566516,922.1214462253258,884.7455073645393,890.8094425228529),c(1226.5387771083224,1205.1635769182503,1126.5115549077034,1586.6174402297033,1650.422460466935,1755.51457903771),c(1153.0742149377718,1118.1993679389907,1115.4259210496612,1519.1018044752477,1490.0106581971027,1551.5746883502438),c(1241.2316895424326,1285.960111501818,1379.8974716629505,2089.4312538747267,1901.7894083536828,1996.9794096116702),c(1010.6168465548782,1033.0854612784387,1039.9380333496606,1359.19635137259,1432.1301109863384,1507.523671961751),c(880.2971014871189,780.8275784946289,924.330708830079,895.470537374883,783.8679822257787,854.9160217618588))
targetgene="Hic2"
collabel=c("Input1_DOI_rep1","Input1_DOI_rep2","Input1_DOI_rep3","ahEGFRv3_1to10rep1","ahEGFRv3_1to10rep2","ahEGFRv3_1to10rep3")

# set up color using RColorBrewer
#library(RColorBrewer)
#colors <- brewer.pal(length(targetgenelist), "Set1")

colors=c( "#E41A1C", "#377EB8", "#4DAF4A", "#984EA3", "#FF7F00",  "#A65628", "#F781BF",
          "#999999", "#66C2A5", "#FC8D62", "#8DA0CB", "#E78AC3", "#A6D854", "#FFD92F", "#E5C494", "#B3B3B3", 
          "#8DD3C7", "#FFFFB3", "#BEBADA", "#FB8072", "#80B1D3", "#FDB462", "#B3DE69", "#FCCDE5",
          "#D9D9D9", "#BC80BD", "#CCEBC5", "#FFED6F")


## code

targetmatvec=unlist(targetmat)+1
yrange=range(targetmatvec[targetmatvec>0]);
# yrange[1]=1; # set the minimum value to 1
for(i in 1:length(targetmat)){
  vali=targetmat[[i]]+1;
  if(i==1){
    plot(1:length(vali),vali,type='b',las=1,pch=20,main=paste('sgRNAs in',targetgene),ylab='Read counts',xlab='Samples',xlim=c(0.7,length(vali)+0.3),ylim = yrange,col=colors[(i %% length(colors))],xaxt='n',log='y')
    axis(1,at=1:length(vali),labels=(collabel),las=2)
    # lines(0:100,rep(1,101),col='black');
  }else{
    lines(1:length(vali),vali,type='b',pch=20,col=colors[(i %% length(colors))])
  }
}




# parameters
# Do not modify the variables beginning with "__"
targetmat=list(c(545.5542269013059,618.6177418879248,608.1262002125934,511.6974499285045,454.7757280845763,473.14054639492184),c(871.353589570704,910.9655082437338,834.0619759860222,1204.621080040021,1212.1840315854342,1246.4806118817942),c(729.5350434675543,809.198880714813,722.1498627524546,1039.3854451672748,1157.6109442152851,1070.2765463278233),c(1253.369312857567,1365.523111206247,1446.411274811203,1766.066893156019,1872.0222697881468,1801.1971145517025),c(576.8565186087579,643.9052069102628,630.2974679286775,721.3512662186557,687.9516468479409,773.3400654868723),c(1009.3392019953903,939.3368104639178,1018.2946529601498,1618.5985308502347,1577.658343973403,1662.5179888842254))
targetgene="Jak2"
collabel=c("Input1_DOI_rep1","Input1_DOI_rep2","Input1_DOI_rep3","ahEGFRv3_1to10rep1","ahEGFRv3_1to10rep2","ahEGFRv3_1to10rep3")

# set up color using RColorBrewer
#library(RColorBrewer)
#colors <- brewer.pal(length(targetgenelist), "Set1")

colors=c( "#E41A1C", "#377EB8", "#4DAF4A", "#984EA3", "#FF7F00",  "#A65628", "#F781BF",
          "#999999", "#66C2A5", "#FC8D62", "#8DA0CB", "#E78AC3", "#A6D854", "#FFD92F", "#E5C494", "#B3B3B3", 
          "#8DD3C7", "#FFFFB3", "#BEBADA", "#FB8072", "#80B1D3", "#FDB462", "#B3DE69", "#FCCDE5",
          "#D9D9D9", "#BC80BD", "#CCEBC5", "#FFED6F")


## code

targetmatvec=unlist(targetmat)+1
yrange=range(targetmatvec[targetmatvec>0]);
# yrange[1]=1; # set the minimum value to 1
for(i in 1:length(targetmat)){
  vali=targetmat[[i]]+1;
  if(i==1){
    plot(1:length(vali),vali,type='b',las=1,pch=20,main=paste('sgRNAs in',targetgene),ylab='Read counts',xlab='Samples',xlim=c(0.7,length(vali)+0.3),ylim = yrange,col=colors[(i %% length(colors))],xaxt='n',log='y')
    axis(1,at=1:length(vali),labels=(collabel),las=2)
    # lines(0:100,rep(1,101),col='black');
  }else{
    lines(1:length(vali),vali,type='b',pch=20,col=colors[(i %% length(colors))])
  }
}



dev.off()
Sweave("egfr_1to10_v_Input1_DOI_summary.Rnw");
library(tools);

texi2dvi("egfr_1to10_v_Input1_DOI_summary.tex",pdf=TRUE);
